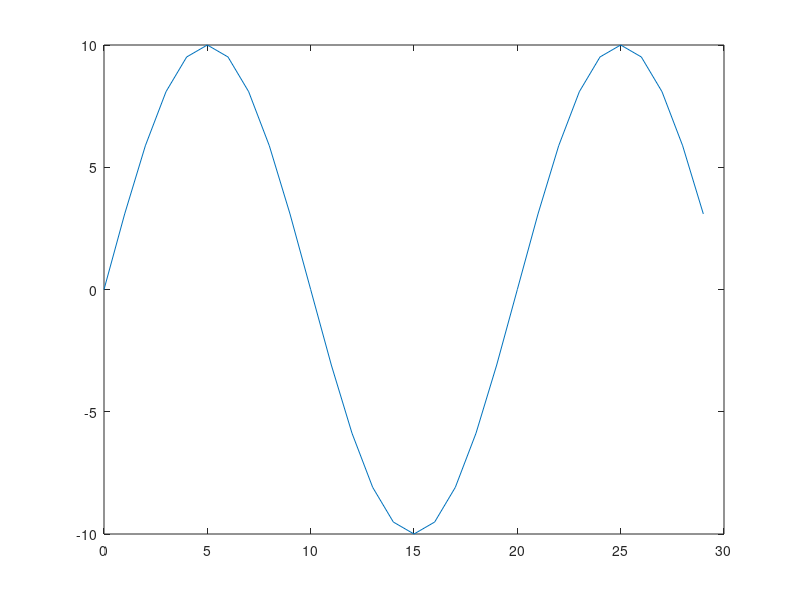
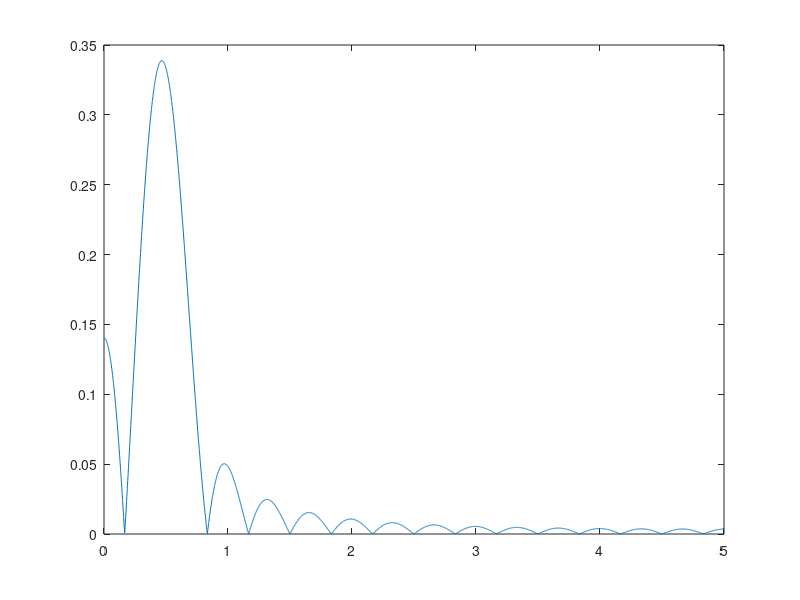

Here is the MATLAB script that generated these plots, in order:
clear all;
close all;
clc;
N_FFT=8192;
N=30;
Te=0.1;
Fe=1/Te;
f=Fe/20;
Amp=10;
n=(0:(N-1)).';
y=Amp*sin(2*pi*n*f*Te);
figure();
plot(n,y);
% fft
% zero padding
y_pad=zeros(N_FFT,1);
y_pad(1:N)=y;
% calc fft
fft_y_pad=fft(y_pad);
% selection f<fe/2
f_hz=Fe*(0:(N_FFT-1))/N_FFT;
kf=find(f_hz<Fe/2);
f_hz=f_hz(kf);
fft_y_pad=fft_y_pad(kf);
%tracé module
figure();
coeff=1/N;
plot(f_hz,abs(fft_y_pad)*coeff*2/N);
